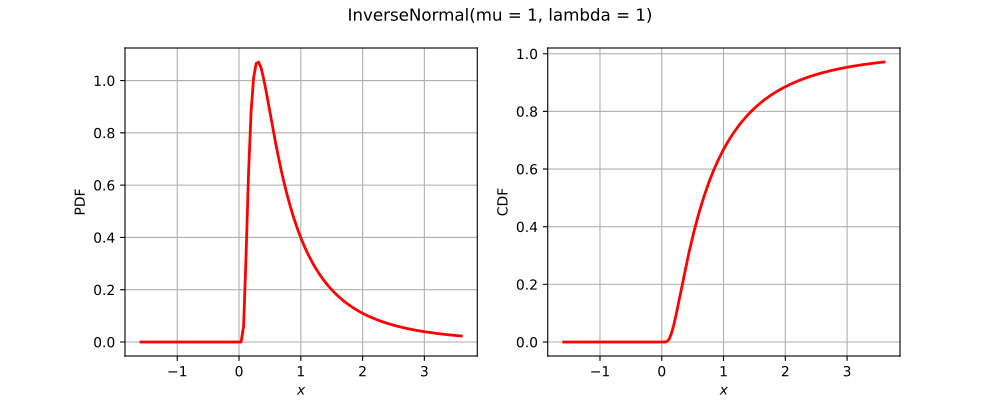

This chart was generated by the following Python code:
import openturns as ot
from matplotlib import pyplot as plt
from openturns.viewer import View
title = None
if ot.InverseNormal().__class__.__name__ == 'Bernoulli':
    distribution = ot.Bernoulli(0.7)
elif ot.InverseNormal().__class__.__name__ == 'Binomial':
    distribution = ot.Binomial(5, 0.2)
elif ot.InverseNormal().__class__.__name__ == 'Hypergeometric':
    distribution = ot.Hypergeometric(10, 4, 7)
elif ot.InverseNormal().__class__.__name__ == 'CumulativeDistributionNetwork':
    coll = [ot.Normal(2),ot.Dirichlet([0.5, 1.0, 1.5])]
    distribution = ot.CumulativeDistributionNetwork(coll, ot.BipartiteGraph([[0,1], [0,1]]))
elif ot.InverseNormal().__class__.__name__ == 'Histogram':
    distribution = ot.Histogram([-1.0, 0.5, 1.0, 2.0], [0.45, 0.4, 0.15])
elif ot.InverseNormal().__class__.__name__ == 'KernelMixture':
    kernel = ot.Uniform()
    sample = ot.Normal().getSample(5)
    bandwith = [1.0]
    distribution = ot.KernelMixture(kernel, bandwith, sample)
elif ot.InverseNormal().__class__.__name__ == 'MaximumDistribution':
    coll = [ot.Uniform(2.5, 3.5), ot.LogUniform(1.0, 1.2), ot.Triangular(2.0, 3.0, 4.0)]
    distribution = ot.MaximumDistribution(coll)
elif ot.InverseNormal().__class__.__name__ == 'Multinomial':
    distribution = ot.Multinomial(5, [0.2])
elif ot.InverseNormal().__class__.__name__ == 'RandomMixture':
    coll = [ot.Triangular(0.0, 1.0, 5.0), ot.Uniform(-2.0, 2.0)]
    weights = [0.8, 0.2]
    cst = 3.0
    distribution = ot.RandomMixture(coll, weights, cst)
elif ot.InverseNormal().__class__.__name__ == 'TruncatedDistribution':
    distribution = ot.TruncatedDistribution(ot.Normal(2.0, 1.5), 1.0, 4.0)
elif ot.InverseNormal().__class__.__name__ == 'UserDefined':
    distribution = ot.UserDefined([[1.0], [2.0], [3.0]], [0.4, 0.5, 1.0])
elif ot.InverseNormal().__class__.__name__ == 'ZipfMandelbrot':
    distribution = ot.ZipfMandelbrot(10, 2.5, 0.3)
elif ot.InverseNormal().__class__.__name__ == 'Normal':
    cov = ot.CovarianceMatrix([[1.0, -0.5], [-0.5, 1.0]])
    distribution = ot.Normal([0.0, 0.0], cov)
    title = "Normal dist. with correlation coefficient {}".format(cov[0, 1])
else:
    distribution = ot.InverseNormal()

dimension = distribution.getDimension()
if title is None:
    title = str(distribution)[:100].split('\n')[0]
if dimension == 1:
    distribution.setDescription(['$x$'])
    pdf_graph = distribution.drawPDF()
    cdf_graph = distribution.drawCDF()
    fig = plt.figure(figsize=(10, 4))
    pdf_axis = fig.add_subplot(121)
    cdf_axis = fig.add_subplot(122)
    View(pdf_graph, figure=fig, axes=[pdf_axis], add_legend=False)
    View(cdf_graph, figure=fig, axes=[cdf_axis], add_legend=False)
    fig.suptitle(title)
elif dimension == 2:
    grid = ot.GridLayout(1, 2)
    pdf_graph = distribution.drawPDF()
    pdf_graph.setLegends([''])
    cdf_graph = distribution.drawCDF()
    cdf_graph.setLegends([''])
    grid.setGraph(0, 0, pdf_graph)
    grid.setGraph(0, 1, cdf_graph)
    grid.setTitle(title)
    fig = View(grid).getFigure()
    fig.axes[0].set_title('PDF')
    fig.axes[1].set_title('CDF')
